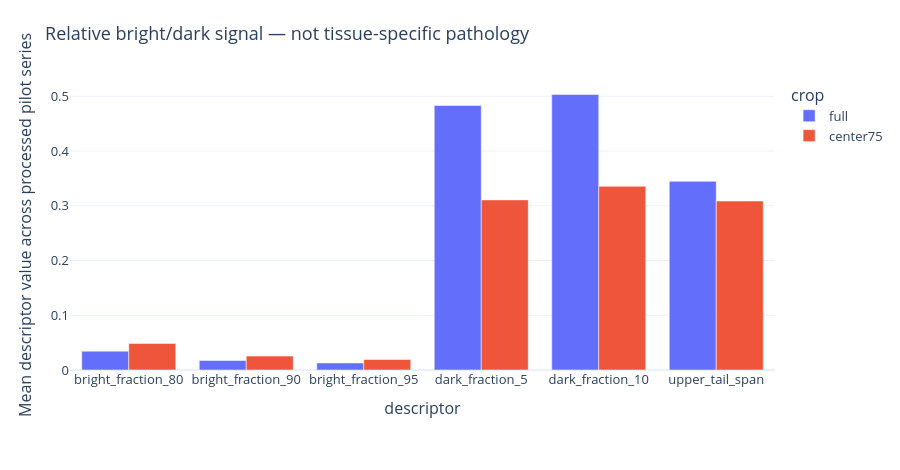

This figure's notebook cell:
### Markdown cell above
## 05. Signal tails

High/low-signal fractions use a fixed normalized scale. Brightness alone must not be labeled effusion, marrow edema, or another pathology.

### Code cell
figure = round2_figure(DIRECTORY, 5)
figure.show(renderer='plotly_mimetype')

### Figure 1 — Plotly figure (JSON) as saved in the notebook; plotly's stock layout.template omitted (floating-point values rounded to 4 significant figures)
{"data": [{"alignmentgroup": "True", "hovertemplate": "crop=full<br>descriptor=%{x}<br>mean=%{y}<extra></extra>", "legendgroup": "full", "marker": {"color": "#636efa", "pattern": {"shape": ""}}, "name": "full", "offsetgroup": "full", "orientation": "v", "showlegend": true, "textposition": "auto", "type": "bar", "x": ["bright_fraction_80", "bright_fraction_90", "bright_fraction_95", "dark_fraction_5", "dark_fraction_10", "upper_tail_span"], "xaxis": "x", "y": [0.03444, 0.0173, 0.01287, 0.4831, 0.5032, 0.3446], "yaxis": "y"}, {"alignmentgroup": "True", "hovertemplate": "crop=center75<br>descriptor=%{x}<br>mean=%{y}<extra></extra>", "legendgroup": "center75", "marker": {"color": "#EF553B", "pattern": {"shape": ""}}, "name": "center75", "offsetgroup": "center75", "orientation": "v", "showlegend": true, "textposition": "auto", "type": "bar", "x": ["bright_fraction_80", "bright_fraction_90", "bright_fraction_95", "dark_fraction_5", "dark_fraction_10", "upper_tail_span"], "xaxis": "x", "y": [0.04854, 0.02542, 0.01918, 0.3107, 0.3355, 0.3087], "yaxis": "y"}], "layout": {"barmode": "group", "font": {"size": 13}, "height": 470, "legend": {"title": {"text": "crop"}, "tracegroupgap": 0}, "margin": {"b": 100, "l": 70, "r": 25, "t": 80}, "title": {"text": "Relative bright/dark signal — not tissue-specific pathology"}, "xaxis": {"anchor": "y", "domain": [0, 1], "title": {"text": "descriptor"}}, "yaxis": {"anchor": "x", "domain": [0, 1], "title": {"text": "Mean descriptor value across processed pilot series"}}}}
